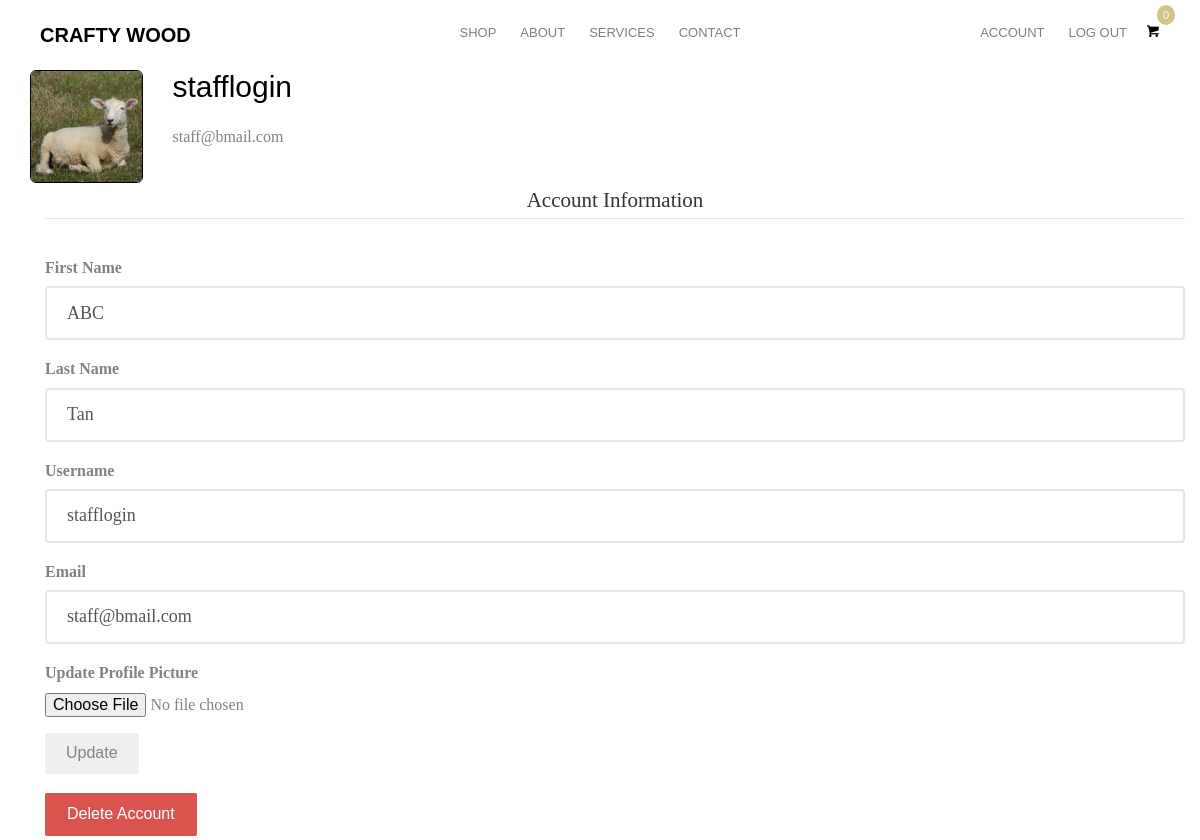
Page /account (signed in) on the committed database.
### ecommercesite/database.py (models this page shows, shortened)
class User(db.Model, UserMixin):
    __tablename__ = 'user'
    id = db.Column(db.Integer, primary_key=True)
    type = db.Column(db.String(20))
    first_name = db.Column(db.String(30), nullable=False)
    last_name = db.Column(db.String(30), nullable=False)
    username = db.Column(db.String(30), nullable=False, unique=True)
    email = db.Column(db.String(100), nullable=False, unique=True)
    password = db.Column(db.String(60), nullable=False)
    role = db.Column(db.String(10), nullable=False, default='user')
    __mapper_args__ = {
        'polymorphic_on':type,
        'polymorphic_identity':'user'
    }

### ecommercesite/routes.py (the view)
@app.route('/account', methods=['GET', 'POST'])
@login_required
def account():
    form = UpdateUserAccountForm()
    if form.validate_on_submit():
        if form.picture.data:
            picture_file = save_picture(form.picture.data)
            current_user.image_file = picture_file
        current_user.first_name = form.first_name.data
        current_user.last_name = form.last_name.data
        current_user.username = form.username.data
        current_user.email = form.email.data
        db.session.commit()
        flash('Your account has been updated.', 'success')
        return redirect(url_for('account'))
    elif request.method == 'GET':
        form.first_name.data = current_user.first_name
        form.last_name.data = current_user.last_name
        form.username.data = current_user.username
        form.email.data = current_user.email
    image_file = url_for('static', filename='profile_pics/' + current_user.image_file)
    return render_template('account.html', title='Account', image_file=image_file, form=form)

### ecommercesite/forms.py (shortened to what this page needs)
class UpdateUserAccountForm(FlaskForm):
    first_name = StringField('First Name', validators=[DataRequired()])
    last_name = StringField('Last Name', validators=[DataRequired()])
    picture = FileField('Update Profile Picture', validators=[FileAllowed(['jpg', 'png'])])
    username =  StringField('Username', validators=[DataRequired(), Length(min=5, max=20)])
    email = StringField('Email', validators=[DataRequired(), Email()])
    submit = SubmitField('Update')

### ecommercesite/database.py (called while the page is built)
@login_manager.user_loader
def load_user(user_id):
    return User.query.get(int(user_id))

### ecommercesite/templates/account.html (shortened to what this page needs)
{% extends 'layout.html' %}
{% block content %}
<div class="container">
    <div class="card mb-3" style="max-width: 540px;">
        <div class="row g-0">
            <div class="col-md-3 image">
                <img src="{{ image_file }}" class="img-responsive img-rounded" style="border: 1px solid black;" alt="user_profilePic">
            </div>
            <div class="col-md-9">
                <div class="card-body ms-2">
                    <h2 class="account-heading">{{ current_user.username }}</h2>
                    <p>{{ current_user.email }}</p>
                </div>
            </div>
        </div>
    </div>
    <div class='container'>
        <form method="POST", action='' enctype="multipart/form-data" novalidate>
            <fieldset class="form-group">
                <legend class='text-center'>Account Information</legend>
            </fieldset>
            <div class='form-group mb-3'>
                {{ form.first_name.label(class='form-control-label') }}
                {% if form.first_name.errors %}
                    {{ form.first_name(class="form-control form-control-lg is-invalid") }}
                    <div class="invalid-feedback">
                        {% for error in form.first_name.errors %}
                            <span>{{ error }}</span>
                        {% endfor %}
                            </div>
                {% else %}
                    {{ form.first_name(class="form-control form-control-lg") }}
                {% endif %}
            </div>
            <div class='form-group mb-3'>
                {{ form.last_name.label(class='form-control-label') }}
                {% if form.last_name.errors %}
                    {{ form.last_name(class="form-control form-control-lg is-invalid") }}
                    <div class="invalid-feedback">
                        {% for error in form.last_name.errors %}
                            <span>{{ error }}</span>
                        {% endfor %}
                            </div>
                {% else %}
                    {{ form.last_name(class="form-control form-control-lg") }}
                {% endif %}
            </div>
            <div class='form-group mb-3'>
                {{ form.username.label(class='form-control-label') }}
                {% if form.username.errors %}
                    {{ form.username(class="form-control form-control-lg is-invalid") }}
                    <div class="invalid-feedback">
                        {% for error in form.username.errors %}
                            <span>{{ error }}</span>
                        {% endfor %}
                            </div>
                {% else %}
                    {{ form.username(class="form-control form-control-lg") }}
                {% endif %}
            </div>
            <div class='form-group mb-3'>
                {{ form.email.label(class='form-control-label') }}
                {% if form.email.errors %}
                    {{ form.email(class="form-control form-control-lg is-invalid") }}
                    <div class="invalid-feedback">
                        {% for error in form.email.errors %}
                            <span>{{ error }}</span>
                        {% endfor %}
                            </div>
                {% else %}
                    {{ form.email(class="form-control form-control-lg") }}
                {% endif %}
            </div>
            <div class='form-group mb-3'>
                {{ form.picture.label }}
                {{ form.picture(class='form-control-file') }}
            </div>
            <div class="form-group mb-3">
                {{ form.submit(class='btn btn-outline-info') }}
            </div>
        </form>
    </div>
    <div class="container">
        <button type='button' class="btn btn-danger" data-toggle="modal" data-target="#deleteModal">Delete Account</button>
    </div>
</div>
{% endblock content %}

### ecommercesite/static/style.css (style rules this page uses)
body { font-family: "Playfair Display", serif; font-weight: 400; font-size: 16px; line-height: 1.7; color: #828282; background: #fff; }
p { margin-bottom: 20px; }
h1, h2, h3, h4, h5, h6, figure { color: #000; font-family: "Montserrat", Arial, sans-serif; font-weight: 400; margin: 0 0 20px 0; }
.btn { margin-right: 4px; margin-bottom: 4px; font-family: "Montserrat", Arial, sans-serif; font-size: 16px; font-weight: 400; -webkit-border-radius: 2px; -moz-border-radius: 2px; -ms-border-radius: 2px; border-radius: 2px; -webkit-transition: 0.5s; -o-transition: 0.5s; transition: 0.5s; padding: 8px 20px; }
.btn-danger { background: #d9534f; color: #fff; border: 2px solid #d9534f; }
.form-control { box-shadow: none; background: transparent; border: 2px solid rgba(0, 0, 0, 0.1); height: 54px; font-size: 18px; font-weight: 300; }
.image { overflow:hidden; }
.image img { width:auto; max-width:auto }

### rows in the picture
User: username "stafflogin", email "staff@bmail.com", first_name "ABC", last_name "Tan"
